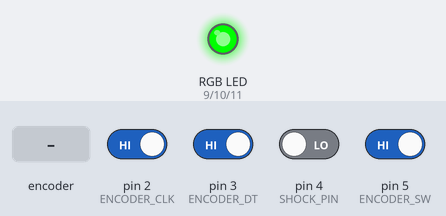
The sketch below on a simulated Arduino Uno, built with avr-gcc and run on an emulated ATmega328P. Shown: an RGB LED mixed from three pins (HIGH = lit). Dashed ring = blinking. The test bench sets the inputs (shaded band); at power-on: pin 2 (ENCODER_CLK), pin 3 (ENCODER_DT), pin 5 (ENCODER_SW) HIGH, pin 4 (SHOCK_PIN) LOW. What the sketch prints to the serial monitor is not drawn.

Above: at 1.2 s.
1.3 s: pin 4 (SHOCK_PIN) driven HIGH
At 1.7 s:
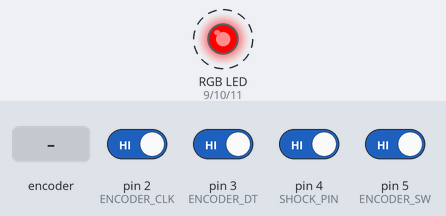
4.3 s: pin 5 (ENCODER_SW) driven LOW
At 4.9 s:
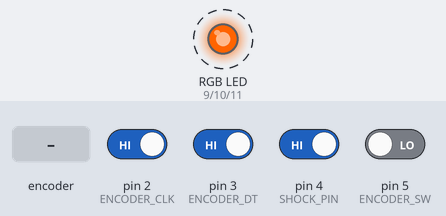
5.9 s: pin 5 (ENCODER_SW) driven HIGH
8.9 s: rotary encoder on pin 2 (ENCODER_CLK) / pin 3 (ENCODER_DT) turned 1 step (first pin leading)
12.1 s: rotary encoder on pin 2 (ENCODER_CLK) / pin 3 (ENCODER_DT) turned 3 steps (first pin leading)
15.7 s: rotary encoder on pin 2 (ENCODER_CLK) / pin 3 (ENCODER_DT) turned 1 step (first pin leading)
At 18.09 s:
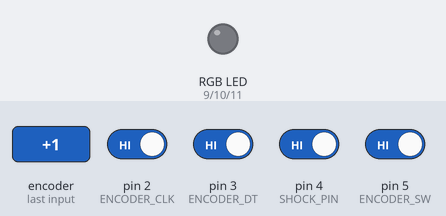
Timing chart, 0 to 19.8 s (numbered marks = the images above; inputs shaded):
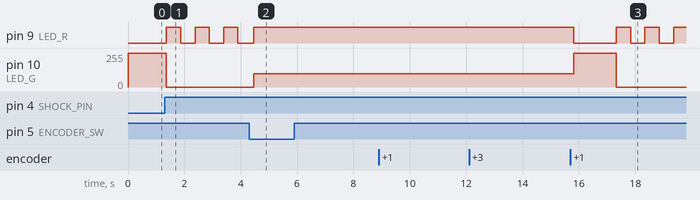

Measured:
- after the input at 1.3 s, pin 9 (LED_R): alternates HIGH for 0.51 s and LOW for 0.51 s, starting after 0.06 s; pin 10 (LED_G): 255/255 → 0/255 after 0.06 s
- after the input at 4.3 s, pin 10 (LED_G): 0/255 → 100/255 after 0.16 s
- after the input at 5.9 s, every drawn part: stays the same
- after the input at 8.9 s, every drawn part: stays the same
- after the input at 12.1 s, every drawn part: stays the same
- after the input at 15.7 s, pin 9 (LED_R): HIGH → LOW after 0.11 s, then repeats every 1.0 s: HIGH 0.52 s, LOW 0.50 s; pin 10 (LED_G): 100/255 → 255/255 after 0.11 s, → 0/255 1.5 s later

The sketch:

AGV_Safety_Interlock.ino
```cpp
// --- 핀 설정 ---
const int ENCODER_CLK = 2; // 인터럽트 핀 (회전 감지)
const int ENCODER_DT  = 3; // 회전 방향 감지
const int ENCODER_SW  = 5; // 엔코더 버튼
const int SHOCK_PIN   = 4; // 충격 센서 신호

// RGB LED 핀 설정 (PWM 가능 핀)
const int LED_R = 9;
const int LED_G = 10;
const int LED_B = 11;

// --- 시스템 상태 변수 ---
// 0: 정상 가동, 1: 비상 정지, 2: 복구 대기
int systemState = 0;
volatile int encoderCount = 0; // 인터럽트 안에서 변경되는 변수는 volatile 선언
int lastEncoderCount = 0;

// LED 깜빡임 제어용
unsigned long previousMillis = 0;
bool isLedOn = false;

// --- 추가된 변수 (디바운싱용) ---
unsigned long buttonDebounceTime = 0; // 버튼 디바운싱 타이머
int lastButtonState = HIGH;          // 이전 버튼 상태

void setup() {
  Serial.begin(9600);

  // 핀 모드 설정
  pinMode(ENCODER_CLK, INPUT);
  pinMode(ENCODER_DT, INPUT);
  pinMode(ENCODER_SW, INPUT_PULLUP); // 내부 풀업 저항 사용
  pinMode(SHOCK_PIN, INPUT); // 원상 복구


  pinMode(LED_R, OUTPUT);
  pinMode(LED_G, OUTPUT);
  pinMode(LED_B, OUTPUT);

  // 로터리 엔코더 인터럽트 설정
  attachInterrupt(digitalPinToInterrupt(ENCODER_CLK), readEncoder, FALLING);

  Serial.println("=== AGV 시스템 가동 시작 ===");
  Serial.println("[상태 0] 정상 주행 중...");
  setLED(0, 255, 0); // 초기 색상: 녹색
}

void loop() {
  unsigned long currentMillis = millis();

  // --------------------------------------------------
  // [상태 0] 정상 가동 상태
  // --------------------------------------------------
  if (systemState == 0) {
    setLED(0, 255, 0); // 녹색 고정
    Serial.println("STATUS:0"); // <-- 이 줄을 추가하세요! 웹페이지용 신호입니다.

    // [핵심 수정] 충격 감지 신호를 HIGH로 변경!
    if (digitalRead(SHOCK_PIN) == HIGH) {
      delay(15); // 노이즈 방지
      if (digitalRead(SHOCK_PIN) == HIGH) { // 재확인도 HIGH로 변경!
        systemState = 1; // 상태를 비상 정지로 변경
        Serial.println("\n! 경고 ! 충돌 감지됨. 시스템 비상 정지.");
        setLED(255, 0, 0); // 즉시 빨간색 켜기

      }
    }
  }

  // --------------------------------------------------
  // [상태 1] 비상 정지 상태 (충격 감지됨)
  // --------------------------------------------------
  else if (systemState == 1) {
    // 빨간색 LED 깜빡임 (0.5초 간격)
    Serial.println("STATUS:1"); // <-- 이 줄을 추가하세요!

    if (currentMillis - previousMillis >= 500) {
      previousMillis = currentMillis;
      isLedOn = !isLedOn;
      if (isLedOn) setLED(255, 0, 0);
      else setLED(0, 0, 0);
    }

    // --- [수정 1] 엔코더 회전 동작에 의한 버튼 오인 해결 ---
    // 엔코더 손잡이를 돌릴 때 발생하는 노이즈가 버튼 핀을 건드려도,
    // 만약 엔코더가 돌아가는 중(카운트가 변함)이라면 버튼 입력을 무시합니다.
    if (encoderCount == lastEncoderCount) {

      // 복구 1단계: 관리자가 엔코더 버튼을 누름
      if (digitalRead(ENCODER_SW) == LOW) {
        // 노이즈가 아닌 진짜 버튼 누름인지 더 오랫동안 확인합니다. (50 -> 100ms)
        delay(100);
        if (digitalRead(ENCODER_SW) == LOW) {
          systemState = 2; // 복구 대기 상태로 변경
          encoderCount = 0; // 회전 카운트 초기화
          Serial.println("관리자 개입 확인. 안전 인터락 해제 대기 중...");
          Serial.println("-> 다이얼을 시계 방향으로 5칸 돌리세요.");
          setLED(255, 100, 0); // 노란색(주황색)으로 변경

          while(digitalRead(ENCODER_SW) == LOW); // 버튼에서 손을 뗄 때까지 대기
        }
      }
    }
  }

  // --------------------------------------------------
  // [상태 2] 복구 대기 상태 (수동 잠금 해제 중)
  // --------------------------------------------------
  else if (systemState == 2) {
    setLED(255, 100, 0); // 노란색 고정
    Serial.println("STATUS:2"); // <-- 이 줄을 추가하세요!


    // 카운트가 변했을 때만 시리얼 모니터에 출력
    if (encoderCount != lastEncoderCount) {
      Serial.print("잠금 해제 진행도: ");
      Serial.print(encoderCount);
      Serial.println(" / 5");
      // lastEncoderCount 업데이트는 loop 마지막으로 이동
    }

    // 복구 2단계: 시계 방향으로 5칸 이상 회전하면 정상 상태로 복구
    if (encoderCount >= 5) {
      Serial.println("\n=== 잠금 해제 완료. 시스템 정상 가동 복구 ===");
      setLED(0, 255, 0); // 초록색 켜기

      // [핵심 해결책] 진동 무시 대기 시간
      // 조작을 마치고 손을 떼면서 발생하는 브레드보드의 진동,
      // 그리고 KY-002 내부 스프링이 흔들리다가 멈출 때까지 충분히 기다립니다.
      delay(1500); // 1.5초 대기 (이 시간 동안은 센서 입력을 받지 않음)

      systemState = 0;  // 대기 시간이 끝난 후 완전한 정상 상태(0)로 전환
      encoderCount = 0; // 다음 비상 상황을 위해 카운트 미리 초기화
    }
    // 실수로 반대로 돌려도 음수로 내려가지 않게 막음
    else if (encoderCount < 0) {
      encoderCount = 0;
    }
  }

  // 다음 루프에서 비교하기 위해 마지막 엔코더 카운트 저장 (루프 맨 마지막으로 이동)
  lastEncoderCount = encoderCount;
}

// ==========================================
// 인터럽트 서비스 루틴 (ISR): 로터리 엔코더 값 읽기
// ==========================================
void readEncoder() {
  if (digitalRead(ENCODER_DT) == HIGH) {
    encoderCount++; // 시계 방향 회전
  } else {
    encoderCount--; // 시계 반대 방향 회전
  }
}

// ==========================================
// RGB LED 제어 편의 함수
// ==========================================
void setLED(int r, int g, int b) {
  analogWrite(LED_R, r);
  analogWrite(LED_G, g);
  analogWrite(LED_B, b);
}
```
